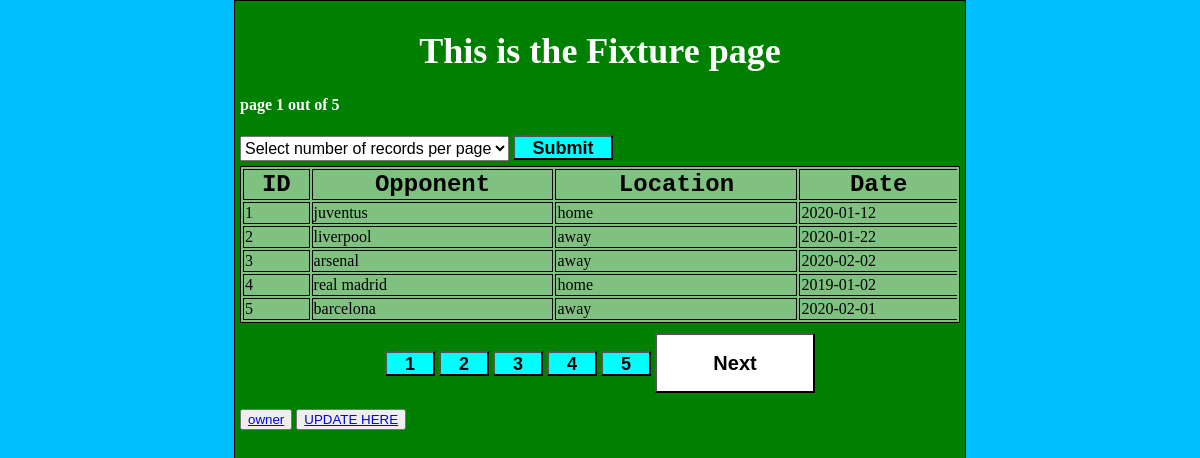
Page /root/owner/FixturesDeals.php on the committed database.
### tables this page shows
CREATE TABLE `fixturesdeals` (
  `id` int(50) NOT NULL,
  `opponent` varchar(50) NOT NULL,
  `location` varchar(50) NOT NULL,
  `date` date NOT NULL
);

### root/owner/FixturesDeals.php (the view, shortened to what this page needs)
<?php
require "includes/db_connect.inc.php";
$i = 0;
$j = 5;
$sql = "select id, opponent, location, date from fixturesdeals LIMIT $i,$j;";
$result = mysqli_query($conn, $sql);
$sqlTotalRows = "select count(*) as total_rows from fixturesdeals;";
$rowCount = mysqli_fetch_assoc(mysqli_query($conn, $sqlTotalRows));
$pgNmbr = ceil($rowCount['total_rows']/$j);
 ?>
  <html lang="en" dir="ltr">
<head>
  <link rel="stylesheet" type="text/css" href="style_2.css">
</head>
<body>
  <div class="main_content">
    <div class="course_info">
  <h1>This is the Fixture page</h1>
      <h4> page <?php echo (($i/$j)+1); ?> out of <?php echo $pgNmbr; ?></h4>
        <form action="<?php echo $_SERVER['PHP_SELF']; ?>" method="post">
      <select name="records_per_page">
      <option value="" disabled selected>Select number of records per page</option>
      </select>
      <button type="submit" name="perpg_btn" value="submit">Submit</button>
  <table border="1">
    <thead>
<tr>
  <th> ID</th>
  <th> Opponent</th>
  <th>Location</th>
  <th>Date</th>
</tr>
    </thead>
    <tbody>
 <?php while($row = mysqli_fetch_assoc($result)){ ?>
                <tr>
                  <td><?php echo $row['id']; ?></td>
                  <td><?php echo $row['opponent']; ?></td>
                  <td><?php echo $row['location']; ?></td>
                  <td><?php echo $row['date']; ?></td>
                </tr>
              <?php } ?>
    </tbody>
  </table>
    <div class="pagination_btns" align="center">
      <?php if($pgNmbr > 1) { for ($p=0; $p<$pgNmbr; $p++){ ?>
        <button type="submit" name="pg_btn" value="<?php echo ($p*$j); ?>"><?php echo ($p+1); ?></button>
    <?php } } ?>
    <?php if($i < ($rowCount['total_rows'] - $j)){ ?>
        <button type="submit" name="next_btn" value="<?php echo ($i+$j); ?>"> Next </button>
<?php } ?>
</div>
</form>
<button><a href="owner.php">owner</a></button>
<button><a href="Update">UPDATE HERE</a></button>
</div>
</div>
</body>
</html>

### root/owner/style_2.css (style rules this page uses)
html, body { height: 100%; background-color: deepskyblue; margin: 0px; }
.main_content { min-height: 100%; margin: 0px auto; border: 1px solid black; width: 60%; background-color: green; padding: 5px; }
.course_info select { height: 25px; font-size: 16px; }
.course_info h1 { font-family: consolas; color: white; font-size: 36px; text-align: center; }
.course_info h4 { font-size: 16px; color: white; text-align: inherit; }
.course_info table { width: 100%; border: 1px solid black; margin: 0px auto; background-color: rgb(255,255,255,0.5); margin-top: 5px; }
.course_info td, .course_info th { border-bottom: 1px solid black; border-right: 1px solid black; }
.course_info th { font-size: 24px; font-family: monospace; }
.course_info td:last-child, .course_info th:last-child { border-right: none; }
.pagination_btns { margin-top: 10px; }
.pagination_btns button[name="prev_btn"], .pagination_btns button[name="next_btn"] { height: 60px; width: 160px; font-weight: bold; background-color: white; font-size: 20px; }
.pagination_btns button[name="pg_btn"], .course_info button[name="perpg_btn"] { height: 25px; width: 50px; font-weight: bold; background-color: aqua; font-size: 18px; }
.course_info button[name="perpg_btn"] { width: 100px; }

### rows in the picture
fixturesdeals: id "1", opponent "juventus", location "home", date "2020-01-12"
fixturesdeals: id "2", opponent "liverpool", location "away", date "2020-01-22"
fixturesdeals: id "3", opponent "arsenal", location "away", date "2020-02-02"
fixturesdeals: id "4", opponent "real madrid", location "home", date "2019-01-02"
fixturesdeals: id "5", opponent "barcelona", location "away", date "2020-02-01"

### other values in the picture
$pgNmbr "5"
